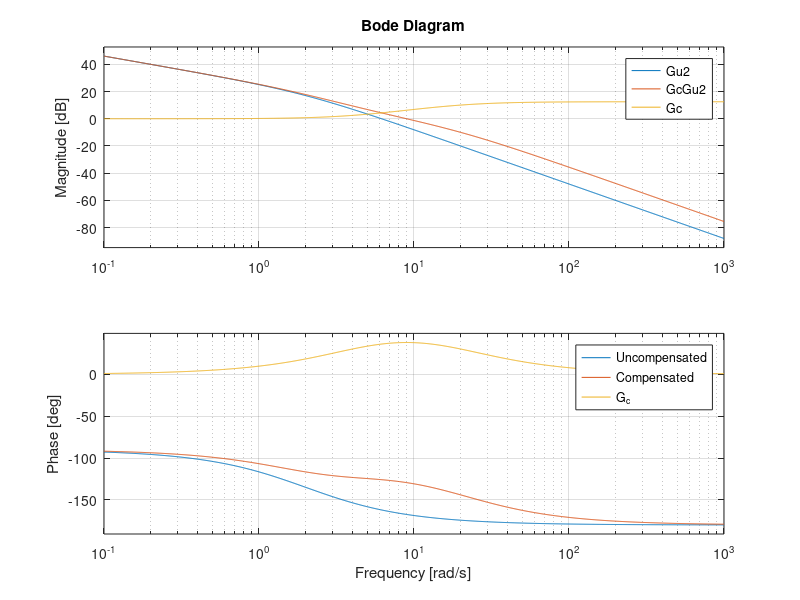
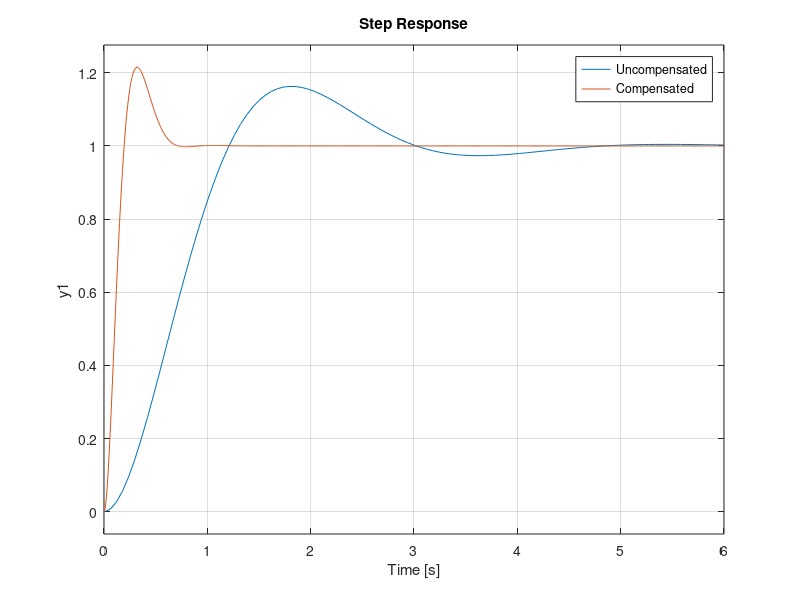
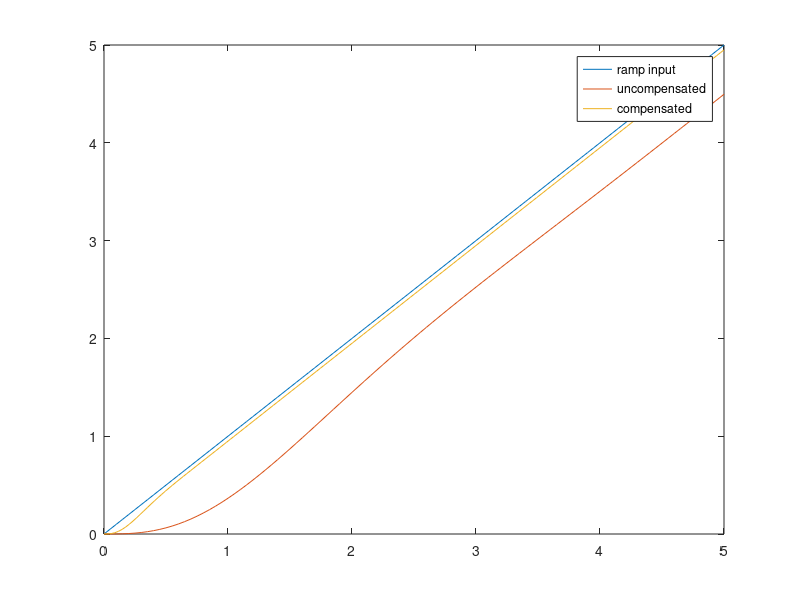

The MATLAB script that drew these images, in order:
% Ogata Example 9-1
% Lead compensation design
clear all
% uncompensated system
num_u1 = 2;
den_u1 = [1/2 1 0];
Gu1 = tf(num_u1,den_u1);
% Step 1: find K to satisfy required static error constant
K = 10;
num_u2 = 2*K;
den_u2 = [1/2 1 0];
Gu2 = tf(num_u2,den_u2);

% Step 2: find the gain crossover frequency
numg = 2*K;
% magnitude function for finding wg at 0 dB
% f = 2*K - x*sqrt(0.25*x^2+1)
wg = fsolve(@(x) 2*K - x*sqrt(0.25*x^2+1),0.1) %,optimoptions('fsolve','Display','iter'))
% phase at wg in degrees
phig = 0-90-atan(0.5*wg)*180/pi
% phase margin in degrees
gamma = 180 + phig

% Step 3: determine necessary phase lead angle phi_m
% Rationale: want at least 50 degrees
phi_m = 50 - gamma
% add extra due to shifting of the crossover frequency
phi_m = phi_m + 6

% Step 4: find alpha and the new gain crossover frequency
alpha = (1-sin(phi_m*pi/180))/(1+sin(phi_m*pi/180))

% Find frequency where uncompensated system is equal to 
% -20*log10(1/sqrt(alpha)); this is new crossover frequency
% New gain crossover
afac = -20*log10(1/sqrt(alpha)) % in dB
afacm = 10^(afac/20)
wm = fsolve(@(x) 2*K - afacm*x*sqrt(0.25*x^2+1),0.1);
% Step 5: determine corner frequencies
% solve for T
T = 1/sqrt(alpha)/wm
alpha*T
% corner frequencies
w1 = 1/T
w2 = 1/alpha/T
% Compensator
num_c = [1/w1 1];
den_c = [1/w2 1];
Gc = tf(num_c,den_c);
GcGu2 = series(Gc,Gu2);
figure(3)
bode(Gu2,GcGu2,Gc), legend('Uncompensated','Compensated','G_c')
% Step response
Gu1_cl = feedback(Gu1,1); % no gain, no compensation
GcGu2_cl = feedback(GcGu2,1);
figure(4)
step(Gu1_cl,GcGu2_cl), legend('Uncompensated','Compensated')

% Ramp response
[numu1_cl,denu1_cl]=tfdata(Gu1_cl,'v');
denu1_clr = [denu1_cl 0];
Gu1_clr = tf(numu1_cl,denu1_clr);
[numc_cl,denc_cl]=tfdata(GcGu2_cl,'v');
denc_clr = [denc_cl 0];
Gc_clr = tf(numc_cl,denc_clr);

figure(5)
[yur,tur] = step(Gu1_clr,5); % this is ramp response
[ycr,tcr] = step(Gc_clr,5); % this is ramp response

plot(tur,tur,tur,yur,tcr,ycr)
legend('ramp input','uncompensated','compensated')

